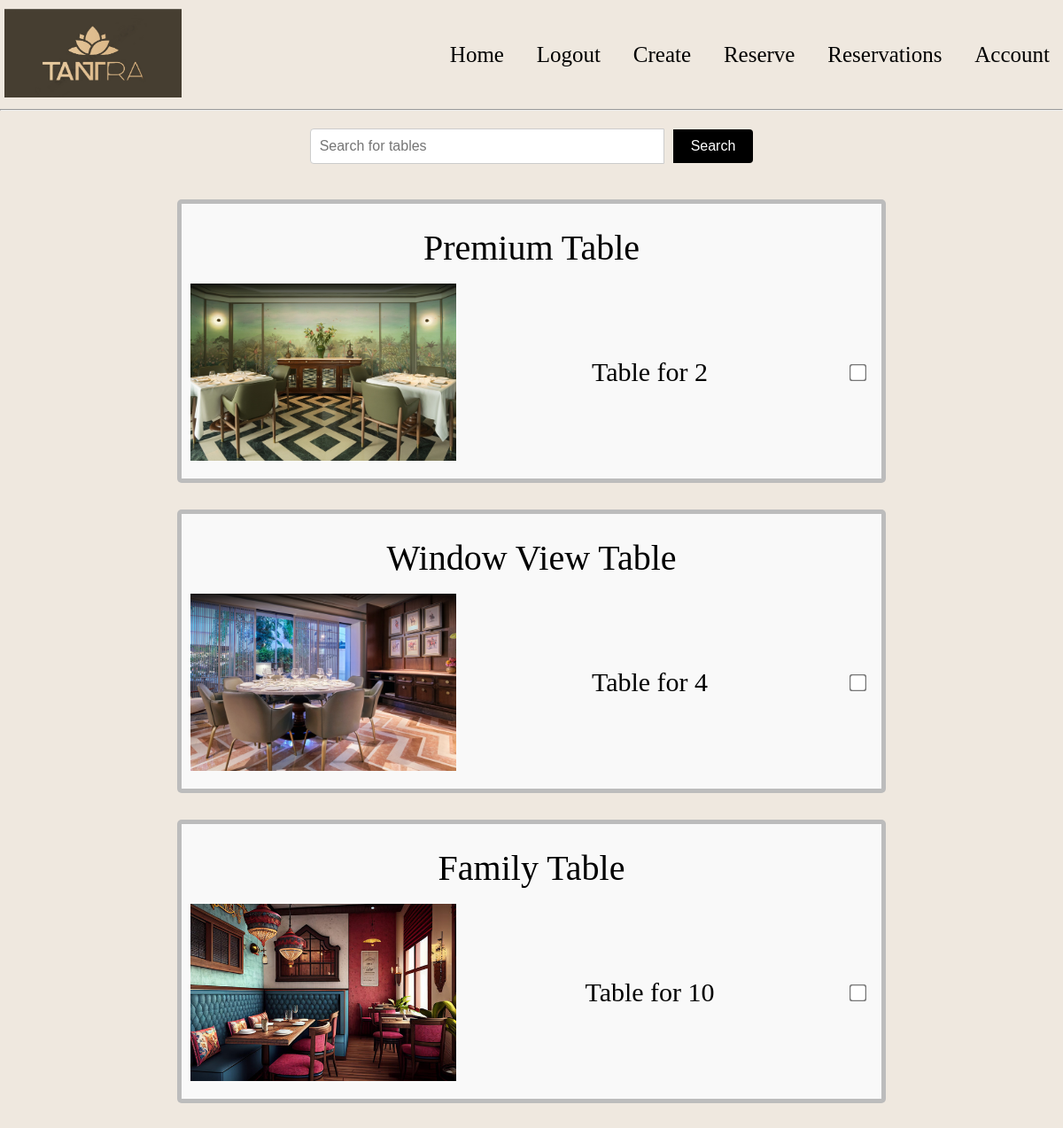
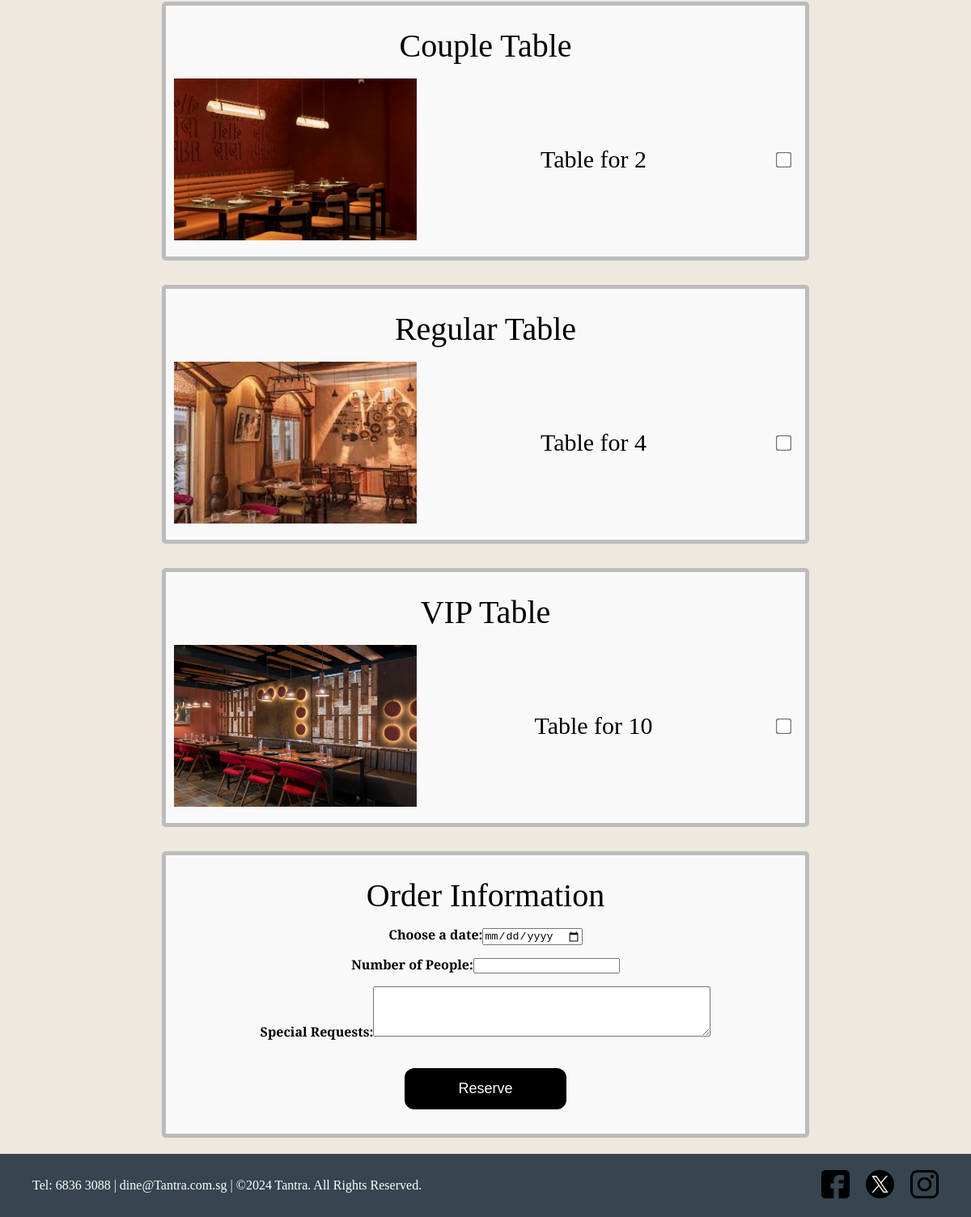
/reserve.php (signed in), run on the app's committed database (2 pictures, top to bottom).
### tables this page shows
CREATE TABLE IF NOT EXISTS `seat` (
  `itemID` varchar(4) NOT NULL,
  `title` varchar(255) NOT NULL,
  `categoryFK` int NOT NULL,
  PRIMARY KEY (`itemID`)
);

CREATE TABLE IF NOT EXISTS `categories` (
  `catID` int NOT NULL AUTO_INCREMENT,
  `catTitle` varchar(255) NOT NULL,
  `picFilename` varchar(266) NOT NULL,
  PRIMARY KEY (`catID`)
);

### reserve.php (the view, shortened to what this page needs)
<!DOCTYPE html>
<html lang="en">
<head>
    <link rel="stylesheet" href="css/css_reset.css">
    <link rel="stylesheet" href="css/global.css">
    <link rel="stylesheet" href="css/reserve.css">
</head>
<body>
    <?php require_once("header.php"); ?>
    <section id="main">
    <form class="search-form" method="get" action="">
        <div class="search-container">
            <input type="text" name="search" placeholder="Search for tables">
            <input type="submit" value="Search">
        </div>
    </form>
    </section>
    <section id="main">
    <?php
        require_once("dbInfo.php");
        $search = isset($_GET['search']) ? $_GET['search'] : '';
        $todo = "SELECT categories.picFilename, categories.catTitle, seat.title, seat.itemID
                 FROM seat
                 LEFT JOIN categories ON seat.categoryFK = categories.catID ";
        $todo .= "ORDER BY  seat.itemID";
        $results = $mysqli->query($todo);
        if ($results->num_rows > 0) {
            echo '<form action="submit_order.php" method="post">';
            echo '<div class="grid-container">';
            while ($result = $results->fetch_assoc()) {
                echo '<div class="col ' . $result["catTitle"] . '">';
                echo '<h1>' . $result["catTitle"] . '</h1>';
                echo '<div class="fooditem">';
                echo '<div class="fooditem-content">';
                echo '<img src="images/' . $result["picFilename"] . '" alt="' . $result["title"] . '">';
                echo '<span class="itemname">' . $result["title"] . '</span>';
                echo '<input type="checkbox" name="items[]" value="' . $result["itemID"] . '">';
                echo '</div></div></div>';
            }
            echo '<div class="col totalinfo">';
            echo '<h1>Order Information</h1>';
            echo '<label for="date">Choose a date:</label>';
            echo '<input type="date" id="date" name="date" required><br><br>';
            echo '<label for="num_people">Number of People:</label>';
            echo '<input type="number" id="num_people" name="num_people" min="1" required><br><br>';
            echo '<label for="special_requests">Special Requests:</label>';
            echo '<textarea id="special_requests" name="special_requests" rows="4" cols="50"></textarea><br><br>';
            echo '<input id="submit_button" class="button" type="submit" value="Reserve">';
            echo '</div></div></form>';
        } else {
            echo '<p>No results found for "' .($search) . '".</p>';
        }
    ?>
    </section>
    <?php require_once("footer.php")?>
</body>
</html>

### header.php (shortened to what this page needs)
<header>
    <nav>
        <ul>
            <li><a href="index.php"><img id="logo" src="images/logo.png" alt="Logo"></a></li>
        </ul>
        <ul id="menu">
            <li><a href="index.php">Home</a></li>
            <?php
                if (!isset($_SESSION["userid"])) {
                    echo '<li><a href="login.php">Login</a></li>';
                } else {
                    echo '<li><a href="logout.php">Logout</a></li>';
                }
            ?>
            <li><a href="create.php">Create</a></li>
            <li><a href="reserve.php">Reserve</a></li>
            <li><a href="reservations.php">Reservations</a></li>
            <li><a href="account.php">Account</a></li>
        </ul>
    </nav>
    <hr>
</header>

### footer.php
<footer>
    <p>Tel: 6836 3088 | dine@Tantra.com.sg | ©2024 Tantra. All Rights Reserved.</p>
    <div id="social-media">
        <a href="https://www.facebook.com/" target="_blank">
            <img class="foot" src="images/facebook.png" alt="facebook icon" title="facebook">
        </a>
        <a href="https://twitter.com/?lang=en" target="_blank">
            <img class="foot" src="images/twitter.png" alt="twitter icon" title="twitter">
        </a>
        <a href="https://www.instagram.com/" target="_blank">
            <img class="foot" src="images/instagram.png" alt="instagram icon" title="instagram">
        </a>
    </div>
</footer>

### css/global.css (style rules this page uses)
* { margin: 0; padding: 0; box-sizing: border-box; }
h1, h2, h3 { color: black; text-align: center; }
h1, h2, h3, h4, h5, h6 { font-family: 'Playfair Display', serif; }
h1 { margin: 20px 0; font-size: 40px; }
body { font-family: 'Garamond', 'Georgia', serif; min-width: 320px; background-color: #EFE8DF; }
header, nav, #main, footer { width: 100%; }
#logo { width: 200px; height: 100px; }
#menu { list-style-type: none; display: flex; flex-direction: column; align-items: center; }
nav { display: flex; justify-content: space-between; align-items: center; padding: 10px 5px; }
#menu li { display: flex; align-items: center; }
#menu li a { text-decoration: none; color: black; padding: 10px; line-height: 1; font-size: 25px; }
#menu { display: none; }
footer { background-color: #36454F; color: white; padding: 20px; text-align: center; }
footer p { margin: 0; padding: 0; margin-bottom: 10px; }
#social-media { display: flex; justify-content: center; align-items: center; gap: 20px; }
.foot { max-width: 35px; }
@media screen and (min-width: 480px) { #menu { display: flex; flex-direction: row; justify-content: flex-end; width: 60%; } }
@media screen and (min-width: 480px) { #menu li { margin-left: auto; } }
@media screen and (min-width: 480px) { footer { display: flex; justify-content: space-between; align-items: center; padding: 20px 40px; } }
@media screen and (min-width: 480px) { footer p { margin: 0; } }
@media screen and (min-width: 480px) { #social-media { justify-content: flex-end; } }

### css/reserve.css (style rules this page uses)
.grid-container { display: grid; grid-template-columns: 1fr; gap: 10px; padding: 10px; justify-items: center; text-align: center; }
.col { padding: 10px; margin: 10px; border: 5px solid rgba(128, 128, 128, 0.5); border-radius: 5px; background-color: #f9f9f9; max-width: 800px; width: 100%; }
.fooditem { margin: 10px auto; text-align: center; }
.fooditem-content { display: flex; flex-direction: row; align-items: center; justify-content: space-between; gap: 20px; }
.fooditem img { width: 300px; height: 200px; object-fit: cover; }
.itemname { font-size: 30px; }
.button { padding: 15px 30px; font-size: 18px; width: 100%; max-width: 200px; border: none; background-color: #000; color: #fff; border-radius: 0.75rem; cursor: pointer; display: block; margin: 20px auto; }
input[type="checkbox"] { transform: scale(1.5); margin: 10px; }
.totalinfo label { font-weight: bold; }
.search-container { display: flex; justify-content: center; align-items: center; gap: 10px; margin: 20px 0; }
.search-container input[type="text"] { width: 100%; max-width: 400px; padding: 10px; font-size: 16px; border: 1px solid #ccc; border-radius: 4px 0 0 4px; outline: none; }
.search-container input[type="submit"] { padding: 10px 20px; font-size: 16px; border: none; background-color: #000; color: #fff; border-radius: 0 4px 4px 0; cursor: pointer; }

### data on the page
seat: categories.catTitle "Premium Table", categories.picFilename (picture), title "Table for 2"
seat: categories.catTitle "Window View Table", categories.picFilename (picture), title "Table for 4"
seat: categories.catTitle "Family Table", categories.picFilename (picture), title "Table for 10"
seat: categories.catTitle "Couple Table", categories.picFilename (picture), title "Table for 2"
seat: categories.catTitle "Regular Table", categories.picFilename (picture), title "Table for 4"
seat: categories.catTitle "VIP Table", categories.picFilename (picture), title "Table for 10"
